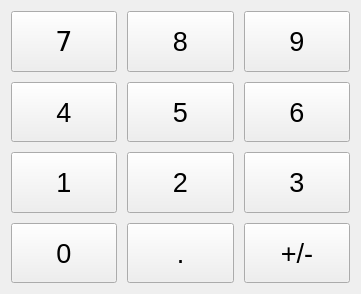
      <widget class="QWidget" name="gridLayoutWidget">
       <property name="geometry">
        <rect>
         <x>30</x>
         <y>100</y>
         <width>361</width>
         <height>294</height>
        </rect>
       </property>
       <layout class="QGridLayout" name="gridLayout">
        <property name="sizeConstraint">
         <enum>QLayout::SetDefaultConstraint</enum>
        </property>
        <property name="spacing">
         <number>10</number>
        </property>
        <item row="2" column="1">
         <widget class="QPushButton" name="but_num_1">
          <property name="sizePolicy">
           <sizepolicy hsizetype="Minimum" vsizetype="Preferred">
            <horstretch>0</horstretch>
            <verstretch>0</verstretch>
           </sizepolicy>
          </property>
          <property name="minimumSize">
           <size>
            <width>0</width>
            <height>55</height>
           </size>
          </property>
          <property name="font">
           <font>
            <pointsize>20</pointsize>
           </font>
          </property>
          <property name="text">
           <string>1</string>
          </property>
         </widget>
        </item>
        <item row="1" column="3">
         <widget class="QPushButton" name="but_num_6">
          <property name="sizePolicy">
           <sizepolicy hsizetype="Minimum" vsizetype="Preferred">
            <horstretch>0</horstretch>
            <verstretch>0</verstretch>
           </sizepolicy>
          </property>
          <property name="minimumSize">
           <size>
            <width>0</width>
            <height>55</height>
           </size>
          </property>
          <property name="font">
           <font>
            <pointsize>20</pointsize>
           </font>
          </property>
          <property name="text">
           <string>6</string>
          </property>
         </widget>
        </item>
        <item row="1" column="2">
         <widget class="QPushButton" name="but_num_5">
          <property name="sizePolicy">
           <sizepolicy hsizetype="Minimum" vsizetype="Preferred">
            <horstretch>0</horstretch>
            <verstretch>0</verstretch>
           </sizepolicy>
          </property>
          <property name="minimumSize">
           <size>
            <width>0</width>
            <height>55</height>
           </size>
          </property>
          <property name="font">
           <font>
            <pointsize>20</pointsize>
           </font>
          </property>
          <property name="text">
           <string>5</string>
          </property>
         </widget>
        </item>
        <item row="0" column="3">
         <widget class="QPushButton" name="but_num_9">
          <property name="sizePolicy">
           <sizepolicy hsizetype="Minimum" vsizetype="Preferred">
            <horstretch>0</horstretch>
            <verstretch>0</verstretch>
           </sizepolicy>
          </property>
          <property name="minimumSize">
           <size>
            <width>0</width>
            <height>55</height>
           </size>
          </property>
          <property name="font">
           <font>
            <pointsize>20</pointsize>
           </font>
          </property>
          <property name="text">
           <string>9</string>
          </property>
         </widget>
        </item>
        <item row="2" column="2">
         <widget class="QPushButton" name="but_num_2">
          <property name="sizePolicy">
           <sizepolicy hsizetype="Minimum" vsizetype="Preferred">
            <horstretch>0</horstretch>
            <verstretch>0</verstretch>
           </sizepolicy>
          </property>
          <property name="minimumSize">
           <size>
            <width>0</width>
            <height>55</height>
           </size>
          </property>
          <property name="font">
           <font>
            <pointsize>20</pointsize>
           </font>
          </property>
          <property name="text">
           <string>2</string>
          </property>
         </widget>
        </item>
        <item row="3" column="1">
         <widget class="QPushButton" name="but_num_0">
          <property name="sizePolicy">
           <sizepolicy hsizetype="Minimum" vsizetype="Preferred">
            <horstretch>0</horstretch>
            <verstretch>0</verstretch>
           </sizepolicy>
          </property>
          <property name="minimumSize">
           <size>
            <width>0</width>
            <height>55</height>
           </size>
          </property>
          <property name="font">
           <font>
            <pointsize>20</pointsize>
           </font>
          </property>
          <property name="text">
           <string>0</string>
          </property>
         </widget>
        </item>
        <item row="0" column="2">
         <widget class="QPushButton" name="but_num_8">
          <property name="sizePolicy">
           <sizepolicy hsizetype="Minimum" vsizetype="Preferred">
            <horstretch>0</horstretch>
            <verstretch>0</verstretch>
           </sizepolicy>
          </property>
          <property name="minimumSize">
           <size>
            <width>0</width>
            <height>55</height>
           </size>
          </property>
          <property name="font">
           <font>
            <pointsize>20</pointsize>
           </font>
          </property>
          <property name="text">
           <string>8</string>
          </property>
         </widget>
        </item>
        <item row="1" column="1">
         <widget class="QPushButton" name="but_num_4">
          <property name="sizePolicy">
           <sizepolicy hsizetype="Minimum" vsizetype="Preferred">
            <horstretch>0</horstretch>
            <verstretch>0</verstretch>
           </sizepolicy>
          </property>
          <property name="minimumSize">
           <size>
            <width>0</width>
            <height>55</height>
           </size>
          </property>
          <property name="font">
           <font>
            <pointsize>20</pointsize>
           </font>
          </property>
          <property name="text">
           <string>4</string>
          </property>
         </widget>
        </item>
        <item row="3" column="2">
         <widget class="QPushButton" name="but_num_dot">
          <property name="sizePolicy">
           <sizepolicy hsizetype="Minimum" vsizetype="Preferred">
            <horstretch>0</horstretch>
            <verstretch>0</verstretch>
           </sizepolicy>
          </property>
          <property name="minimumSize">
           <size>
            <width>0</width>
            <height>55</height>
           </size>
          </property>
          <property name="font">
           <font>
            <pointsize>20</pointsize>
           </font>
          </property>
          <property name="text">
           <string>.</string>
          </property>
         </widget>
        </item>
        <item row="0" column="1">
         <widget class="QPushButton" name="but_num_7">
          <property name="sizePolicy">
           <sizepolicy hsizetype="Preferred" vsizetype="Preferred">
            <horstretch>0</horstretch>
            <verstretch>0</verstretch>
           </sizepolicy>
          </property>
          <property name="minimumSize">
           <size>
            <width>0</width>
            <height>55</height>
           </size>
          </property>
          <property name="font">
           <font>
            <family>DejaVu Sans</family>
            <pointsize>20</pointsize>
           </font>
          </property>
          <property name="text">
           <string>7</string>
          </property>
          <property name="flat">
           <bool>false</bool>
          </property>
         </widget>
        </item>
        <item row="3" column="3">
         <widget class="QPushButton" name="but_num_sign">
          <property name="sizePolicy">
           <sizepolicy hsizetype="Minimum" vsizetype="Preferred">
            <horstretch>0</horstretch>
            <verstretch>0</verstretch>
           </sizepolicy>
          </property>
          <property name="minimumSize">
           <size>
            <width>0</width>
            <height>55</height>
           </size>
          </property>
          <property name="font">
           <font>
            <pointsize>20</pointsize>
           </font>
          </property>
          <property name="text">
           <string>+/-</string>
          </property>
         </widget>
        </item>
        <item row="2" column="3">
         <widget class="QPushButton" name="but_num_3">
          <property name="sizePolicy">
           <sizepolicy hsizetype="Minimum" vsizetype="Preferred">
            <horstretch>0</horstretch>
            <verstretch>0</verstretch>
           </sizepolicy>
          </property>
          <property name="minimumSize">
           <size>
            <width>0</width>
            <height>55</height>
           </size>
          </property>
          <property name="font">
           <font>
            <pointsize>20</pointsize>
           </font>
          </property>
          <property name="text">
           <string>3</string>
          </property>
         </widget>
        </item>
       </layout>
      </widget>
